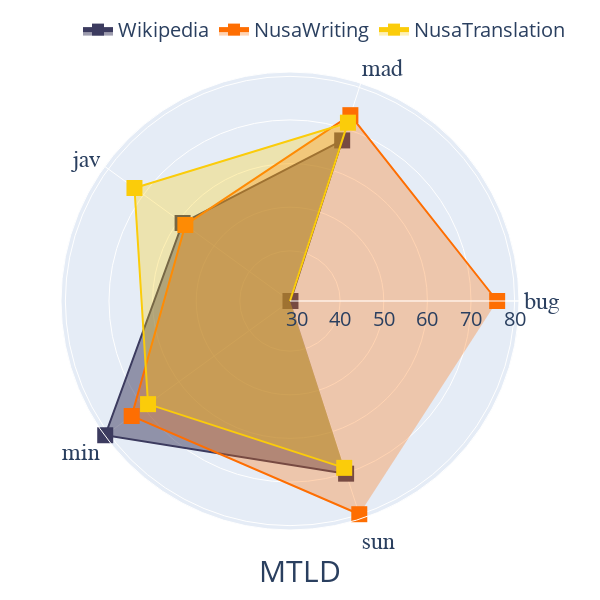

The notebook cell this image was saved under:
### Code cell
import plotly.graph_objects as go

categories = lex_div_df["lang"].unique()

fig = go.Figure()

fig.add_trace(go.Scatterpolar(
    r=lex_div_df[lex_div_df["dset"] == "Wikipedia"]["mtld"],
    theta=categories,
    fill='toself',
    fillcolor="rgba(60, 59, 95, 0.5)",
    line_color="#3c3b5f",
    name='Wikipedia'
))
fig.add_trace(go.Scatterpolar(
    r=lex_div_df[lex_div_df["dset"] == "NusaWriting"]["mtld"],
    theta=categories,
    fill='toself',
    fillcolor="rgba(254, 111, 2, 0.3)",
    line_color="#fe6e02",
    name='NusaWriting'
))
fig.add_trace(go.Scatterpolar(
    r=lex_div_df[lex_div_df["dset"] == "NusaTranslation"]["mtld"],
    theta=categories,
    fill='toself',
    fillcolor="rgba(251, 204, 10, 0.3)",
    line_color="#fbcc0a",
    name='NusaTranslation'
))

fig.update_traces(mode = "lines+markers",
    marker = dict(
        size = 16, symbol="square"
    ))

fig.update_layout(
  polar=dict(
      radialaxis_tickfont_size = 20,
    radialaxis=dict(
      visible=True,
      range=[28.5, 81],
    ), angularaxis = dict(
        tickfont_size=24, tickfont_family="Arial Black"
        # rotation=90, # start position of angular axis
        # direction="counterclockwise"
      )),
    legend=dict(
        font=dict(size=20),
        orientation="h",
        yanchor="bottom",
        y=1.05,
        xanchor="right",
        x=1,
        title="",
        itemsizing="constant",
    ),
    margin=dict(l=10, r=30, t=70, b=70),
    height=600, width=600, title_text="MTLD", title_font_size=30,
    title_xanchor='center', title_yanchor="bottom", title_x=0.5, title_y=0.03
)

### Figure 1 — Plotly figure (JSON) as saved in the notebook; plotly's stock layout.template omitted (floating-point values rounded to 4 significant figures)
{"data": [{"fill": "toself", "fillcolor": "rgba(60, 59, 95, 0.5)", "line": {"color": "#3c3b5f"}, "marker": {"size": 16, "symbol": "square"}, "mode": "lines+markers", "name": "Wikipedia", "r": [28.61, 67.21, 58.94, 80.86, 70.12], "theta": ["bug", "mad", "jav", "min", "sun"], "type": "scatterpolar"}, {"fill": "toself", "fillcolor": "rgba(254, 111, 2, 0.3)", "line": {"color": "#fe6e02"}, "marker": {"size": 16, "symbol": "square"}, "mode": "lines+markers", "name": "NusaWriting", "r": [75.99, 73.3, 58.15, 73.37, 79.9], "theta": ["bug", "mad", "jav", "min", "sun"], "type": "scatterpolar"}, {"fill": "toself", "fillcolor": "rgba(251, 204, 10, 0.3)", "line": {"color": "#fbcc0a"}, "marker": {"size": 16, "symbol": "square"}, "mode": "lines+markers", "name": "NusaTranslation", "r": [0, 71.49, 72.58, 68.72, 68.72], "theta": ["bug", "mad", "jav", "min", "sun"], "type": "scatterpolar"}], "layout": {"height": 600, "legend": {"font": {"size": 20}, "itemsizing": "constant", "orientation": "h", "title": {"text": ""}, "x": 1, "xanchor": "right", "y": 1.05, "yanchor": "bottom"}, "margin": {"b": 70, "l": 10, "r": 30, "t": 70}, "polar": {"angularaxis": {"tickfont": {"family": "Arial Black", "size": 24}, "type": "category"}, "radialaxis": {"autorange": false, "range": [28.5, 81], "tickfont": {"size": 20}, "type": "linear", "visible": true}}, "title": {"font": {"size": 30}, "text": "MTLD", "x": 0.5, "xanchor": "center", "y": 0.03, "yanchor": "bottom"}, "width": 600}}
